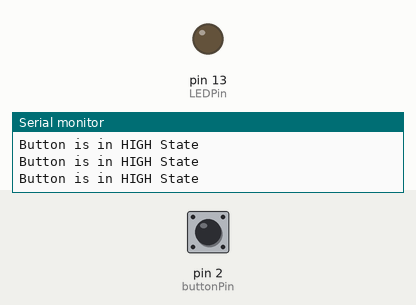
Recording of a sketch running on a simulated Arduino Uno, built with avr-gcc and run on an emulated ATmega328P. On the bench: output pins drawn as LEDs (lit = HIGH), the last lines printed to the serial monitor. The test bench sets the inputs (shaded band); at power-on: pin 2 (buttonPin) HIGH.

Above: at 1.2 s.
1.3 s: pin 2 (buttonPin) pulled LOW for 0.15 s
At 1.41 s:
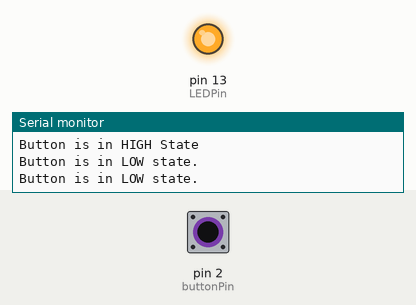
2.9 s: pin 2 (buttonPin) pulled LOW for 3.2 s
At 6.9 s:
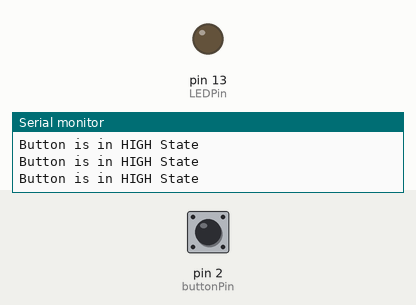
Timing chart, 0 to 8.4 s (numbered marks = the images above; inputs shaded):
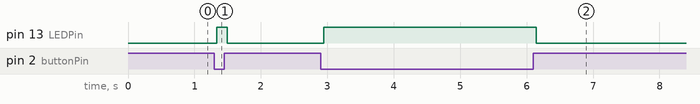

Measured:
- after the input at 1.3 s, pin 13 (LEDPin): LOW → HIGH at once, → LOW 0.16 s later
- after the input at 2.9 s, pin 13 (LEDPin): LOW → HIGH after 0.05 s, → LOW 3.2 s later

The sketch:

13_10_inner_pullup_register_use.ino
```cpp
int buttonPin = 2;
int LEDPin = 13;

void setup()
{
  Serial.begin(9600);
  pinMode(buttonPin, INPUT_PULLUP);
  pinMode(LEDPin, OUTPUT);
}

void loop()
{
  int sensorVal = digitalRead(buttonPin);
  if(sensorVal){
    Serial.println("Button is in HIGH State");
    digitalWrite(LEDPin, LOW);
  } else {
    Serial.println("Button is in LOW state.");
    digitalWrite(LEDPin, HIGH);
  }
}
```
